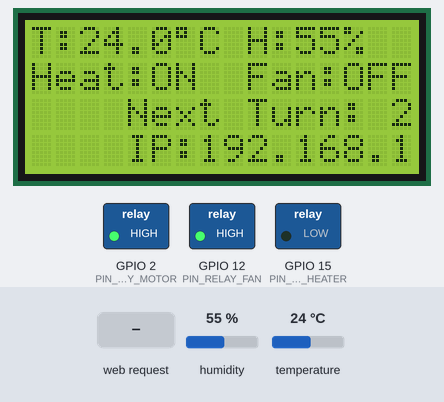
The sketch below on a simulated ESP32. Parts: 16×4 character LCD, switched loads named in the sketch (green lamp = pin HIGH). The inputs (shaded band) are chosen by the test bench; at power-on: temperature 24 °C, humidity 55 %. WiFi joins after 1.5 s; servers stay silent unless stated; the camera gives no picture; what the sketch prints to the serial monitor is not drawn.

Above: at 5.1 s.
5.2 s: HTTP request GET /turn received
At 6.7 s:
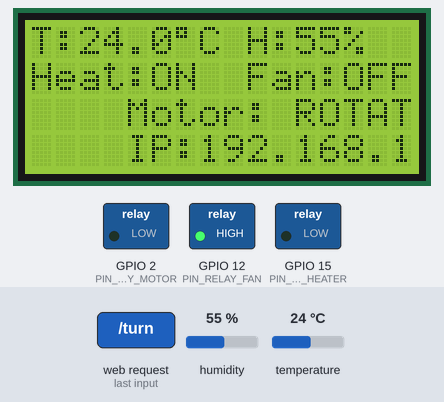
7.5 s: temperature set to 37.3 °C
At 8.6 s:
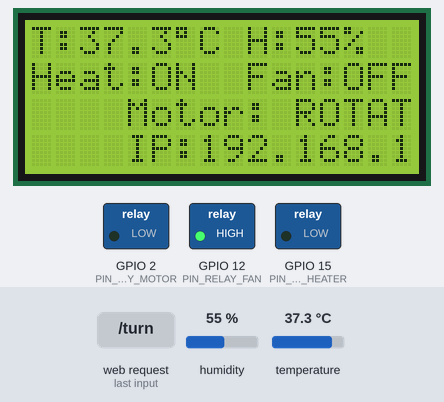
9.4 s: temperature set to 38 °C
At 18.3 s:
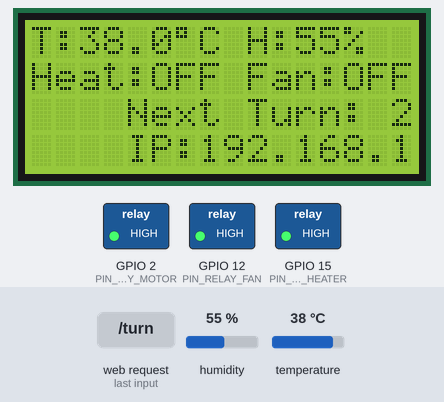
18.4 s: temperature set to 39 °C
At 21.1 s:
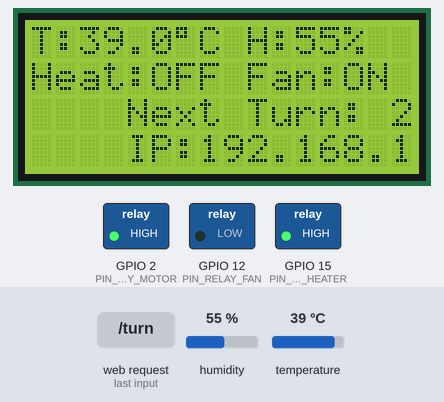
21.4 s: HTTP request GET /turn received
At 22.7 s:
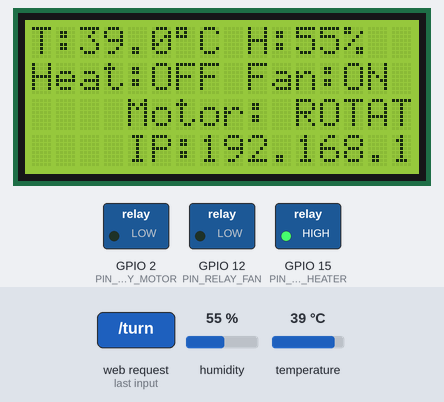
23.5 s: temperature set to 12 °C
At 25.3 s:
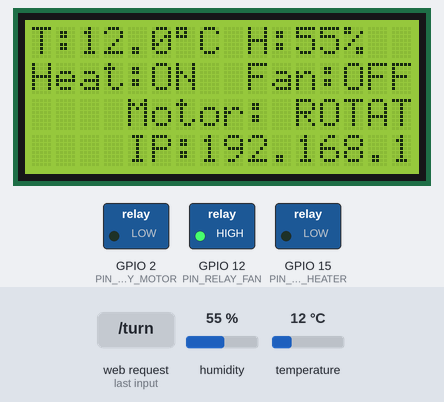
Timing chart, 0 to 35.4 s (numbered marks = the images above; inputs shaded):
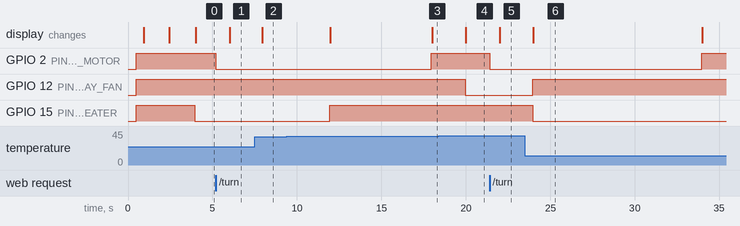

Measured:
- the behaviour switches between 37.9 and 38 °C on temperature (found by bisection; images 2 and 3)
- the behaviour switches between 38.1 and 38.2 °C on temperature (found by bisection; images 3 and 4)
- after the input at 5.2 s, GPIO 2 (PIN_RELAY_MOTOR): HIGH → LOW at once; the display: changes after 0.82 s (image 1)
- after the input at 7.5 s, the display: changes after 0.46 s (image 2)
- after the input at 9.4 s, GPIO 15 (PIN_RELAY_HEATER): LOW → HIGH after 2.6 s; the display: first changes after 2.6 s (image 3 shows a later state)
- after the input at 18.4 s, GPIO 12 (PIN_RELAY_FAN): HIGH → LOW after 1.6 s; the display: changes after 1.6 s (image 4)
- after the input at 21.4 s, GPIO 2 (PIN_RELAY_MOTOR): HIGH → LOW at once; the display: changes after 0.62 s (image 5)
- after the input at 23.5 s, GPIO 12 (PIN_RELAY_FAN): LOW → HIGH after 0.46 s; GPIO 15 (PIN_RELAY_HEATER): HIGH → LOW after 0.46 s; the display: changes after 0.49 s (image 6)

The sketch:

esp32_incubator.ino
```cpp
/**
 * ====================================================================================
 * SISTEM CERDAS MONITORING PENETASAN TELUR AYAM - UNIT PENETASAN (INCUBATOR)
 * Board: AI Thinker ESP32-CAM
 *
 * Fitur:
 * 1. Kamera Overhead OV2640 untuk snapshot citra telur otomatis (disimpan ke PC / YOLOv8).
 * 2. Sensor DHT22 untuk pemantauan suhu & kelembaban real-time.
 * 3. Kontrol Relay Lampu Pemanas otomatis (Hysteresis Thermostat 37.5°C - 38.0°C).
 * 4. Kontrol Relay Kipas Sirkulasi (Overheat protection > 38.2°C).
 * 5. Kontrol Relay Dinamo Pembalik Telur Asinkron otomatis terjadwal (Timer).
 * 6. Tampilan status LCD 16x4 I2C (Wire SDA=13, SCL=14).
 * 7. HTTP REST Server (/capture, /status, /turn).
 * ====================================================================================
 */

#include "esp_camera.h"
#include <WiFi.h>
#include <WebServer.h>
#include <Wire.h>
#include <LiquidCrystal_I2C.h>
#include "DHT.h"

// ─── 1. KONFIGURASI WIFI ───────────────────────────────────────────────────────────
const char* WIFI_SSID     = "NAMA_WIFI_ANDA";
const char* WIFI_PASSWORD = "PASSWORD_WIFI_ANDA";

// ─── 2. PIN DEFINITION ─────────────────────────────────────────────────────────────
#define PIN_I2C_SDA     13    // SDA LCD I2C
#define PIN_I2C_SCL     14    // SCL LCD I2C
#define PIN_DHT         16    // Data pin DHT22
#define PIN_RELAY_HEATER 15   // Relay 1: Lampu Pemanas AC 220V
#define PIN_RELAY_MOTOR  2    // Relay 2: Dinamo Pembalik Telur
#define PIN_RELAY_FAN   12    // Relay 3: Kipas Sirkulasi / Buang

#define DHTTYPE         DHT22 // Sensor DHT22 (AM2302)

// Modul Relay Active LOW (LOW = ON, HIGH = OFF)
#define RELAY_ON        LOW
#define RELAY_OFF       HIGH

// ─── 3. PARAMETER KONTROL INKUBATOR ────────────────────────────────────────────────
float tempSetpointMin = 37.5; // Batas bawah lampu ON (°C)
float tempSetpointMax = 38.0; // Batas atas lampu OFF (°C)
float tempFanTrigger  = 38.2; // Batas atas kipas aktif (°C)

// Interval Pembalikan Telur (Default: Tiap 3 jam sekali, motor menyala 12 detik)
unsigned long motorIntervalMs = 3UL * 60UL * 60UL * 1000UL; // 3 jam
unsigned long motorDurationMs = 12000UL;                    // 12 detik rotasi
unsigned long lastMotorTurn   = 0;
bool isMotorRunning           = false;
unsigned long motorStartTime  = 0;

// Variabel Sensor Real-time
float currentTemp = 0.0;
float currentHum  = 0.0;
bool heaterState  = false;
bool fanState     = false;

// Objek Hardware
DHT dht(PIN_DHT, DHTTYPE);
LiquidCrystal_I2C lcd(0x27, 16, 4); // Alamat I2C umum 0x27 atau 0x3F
WebServer server(80);

// ─── 4. PIN KAMERA AI-THINKER OV2640 ───────────────────────────────────────────────
#define PWDN_GPIO_NUM     32
#define RESET_GPIO_NUM    -1
#define XCLK_GPIO_NUM      0
#define SIOD_GPIO_NUM     26
#define SIOC_GPIO_NUM     27

#define Y9_GPIO_NUM       35
#define Y8_GPIO_NUM       34
#define Y7_GPIO_NUM       39
#define Y6_GPIO_NUM       36
#define Y5_GPIO_NUM       21
#define Y4_GPIO_NUM       19
#define Y3_GPIO_NUM       18
#define Y2_GPIO_NUM        5
#define VSYNC_GPIO_NUM    25
#define HREF_GPIO_NUM     23
#define PCLK_GPIO_NUM     22

// ─── 5. FUNGSI INISIALISASI KAMERA ─────────────────────────────────────────────────
bool initCamera() {
  camera_config_t config;
  config.ledc_channel = LEDC_CHANNEL_0;
  config.ledc_timer = LEDC_TIMER_0;
  config.pin_d0 = Y2_GPIO_NUM;
  config.pin_d1 = Y3_GPIO_NUM;
  config.pin_d2 = Y4_GPIO_NUM;
  config.pin_d3 = Y5_GPIO_NUM;
  config.pin_d4 = Y6_GPIO_NUM;
  config.pin_d5 = Y7_GPIO_NUM;
  config.pin_d6 = Y8_GPIO_NUM;
  config.pin_d7 = Y9_GPIO_NUM;
  config.pin_xclk = XCLK_GPIO_NUM;
  config.pin_pclk = PCLK_GPIO_NUM;
  config.pin_vsync = VSYNC_GPIO_NUM;
  config.pin_href = HREF_GPIO_NUM;
  config.pin_sccb_sda = SIOD_GPIO_NUM;
  config.pin_sccb_scl = SIOC_GPIO_NUM;
  config.pin_pwdn = PWDN_GPIO_NUM;
  config.pin_reset = RESET_GPIO_NUM;
  config.xclk_freq_hz = 20000000;
  config.pixel_format = PIXFORMAT_JPEG;

  if (psramFound()) {
    config.frame_size = FRAMESIZE_UXGA; // 1600x1200 untuk ketajaman deteksi telur
    config.jpeg_quality = 10;           // 0-63, angka lebih kecil kualitas lebih tinggi
    config.fb_count = 2;
  } else {
    config.frame_size = FRAMESIZE_SVGA;
    config.jpeg_quality = 12;
    config.fb_count = 1;
  }

  esp_err_t err = esp_camera_init(&config);
  if (err != ESP_OK) {
    Serial.printf("Kamera gagal diinisialisasi: 0x%x\n", err);
    return false;
  }

  sensor_t * s = esp_camera_sensor_get();
  s->set_vflip(s, 1);       // Balik vertikal jika posisi kamera di atap terbalik
  s->set_brightness(s, 1);  // Naikkan sedikit brightness untuk interior inkubator
  s->set_contrast(s, 1);
  return true;
}

// ─── 6. HANDLER HTTP ENDPOINTS ────────────────────────────────────────────────────

// Endpoint: GET /capture (Mengirim JPEG snapshot langsung ke klien Python/PC)
void handleCapture() {
  camera_fb_t * fb = esp_camera_fb_get();
  if (!fb) {
    server.send(500, "text/plain", "Kamera gagal mengambil frame!");
    return;
  }
  server.sendHeader("Content-Disposition", "inline; filename=egg_snapshot.jpg");
  server.sendHeader("Access-Control-Allow-Origin", "*");
  server.setContentLength(fb->len);
  server.send(200, "image/jpeg", "");

  WiFiClient client = server.client();
  client.write(fb->buf, fb->len);
  esp_camera_fb_return(fb);
}

// Endpoint: GET /status (JSON status sensor & aktuator)
void handleStatus() {
  unsigned long timeSinceLastTurn = millis() - lastMotorTurn;
  long nextTurnInSec = (motorIntervalMs > timeSinceLastTurn) ? (motorIntervalMs - timeSinceLastTurn) / 1000 : 0;

  String json = "{";
  json += "\"temperature\":" + String(currentTemp, 2) + ",";
  json += "\"humidity\":" + String(currentHum, 1) + ",";
  json += "\"heater\":" + String(heaterState ? "true" : "false") + ",";
  json += "\"fan\":" + String(fanState ? "true" : "false") + ",";
  json += "\"motor_running\":" + String(isMotorRunning ? "true" : "false") + ",";
  json += "\"next_turn_sec\":" + String(nextTurnInSec) + ",";
  json += "\"ip\":\"" + WiFi.localIP().toString() + "\"";
  json += "}";

  server.sendHeader("Access-Control-Allow-Origin", "*");
  server.send(200, "application/json", json);
}

// Endpoint: POST/GET /turn (Picu motor pembalik telur manual)
void handleManualTurn() {
  triggerMotorTurn();
  server.sendHeader("Access-Control-Allow-Origin", "*");
  server.send(200, "text/plain", "Motor pembalik telur aktif!");
}

// ─── 7. LOGIKA KONTROL AKTUATOR ───────────────────────────────────────────────────

void triggerMotorTurn() {
  digitalWrite(PIN_RELAY_MOTOR, RELAY_ON);
  isMotorRunning = true;
  motorStartTime = millis();
  Serial.println("[MOTOR] Pembalik telur MULAI berputar.");
}

void updateThermostat() {
  if (isnan(currentTemp) || currentTemp <= 0) return;

  // Kontrol Pemanas (Heater) dengan Histeresis
  if (currentTemp < tempSetpointMin) {
    digitalWrite(PIN_RELAY_HEATER, RELAY_ON);
    heaterState = true;
  } else if (currentTemp >= tempSetpointMax) {
    digitalWrite(PIN_RELAY_HEATER, RELAY_OFF);
    heaterState = false;
  }

  // Kontrol Kipas Pendingin / Sirkulasi jika suhu terlalu panas
  if (currentTemp >= tempFanTrigger) {
    digitalWrite(PIN_RELAY_FAN, RELAY_ON);
    fanState = true;
  } else {
    digitalWrite(PIN_RELAY_FAN, RELAY_OFF);
    fanState = false;
  }

  // Kontrol Timer Pembalik Telur
  unsigned long now = millis();
  if (!isMotorRunning) {
    if (now - lastMotorTurn >= motorIntervalMs) {
      triggerMotorTurn();
    }
  } else {
    if (now - motorStartTime >= motorDurationMs) {
      digitalWrite(PIN_RELAY_MOTOR, RELAY_OFF);
      isMotorRunning = false;
      lastMotorTurn = now;
      Serial.println("[MOTOR] Pembalik telur SELESAI berputar.");
    }
  }
}

// ─── 8. UPDATE LCD 16x4 ───────────────────────────────────────────────────────────
void updateLcd() {
  // Baris 0: Suhu & Hum
  lcd.setCursor(0, 0);
  lcd.print("T:");
  if (isnan(currentTemp)) lcd.print("ERR  ");
  else {
    lcd.print(currentTemp, 1);
    lcd.print((char)223); // Simbol derajat °
    lcd.print("C ");
  }

  lcd.print("H:");
  if (isnan(currentHum)) lcd.print("ERR ");
  else {
    lcd.print((int)currentHum);
    lcd.print("%  ");
  }

  // Baris 1: Status Heater & Kipas
  lcd.setCursor(0, 1);
  lcd.print("Heat:");
  lcd.print(heaterState ? "ON " : "OFF");
  lcd.print(" Fan:");
  lcd.print(fanState ? "ON " : "OFF");

  // Baris 2: Status Dinamo Pembalik
  lcd.setCursor(0, 2);
  if (isMotorRunning) {
    lcd.print("Motor: ROTATING...  ");
  } else {
    unsigned long timePassed = millis() - lastMotorTurn;
    long secLeft = (motorIntervalMs > timePassed) ? (motorIntervalMs - timePassed) / 1000 : 0;
    int m = secLeft / 60;
    lcd.print("Next Turn: ");
    if (m >= 60) {
      lcd.print(m / 60);
      lcd.print("j ");
      lcd.print(m % 60);
      lcd.print("m  ");
    } else {
      lcd.print(m);
      lcd.print("m    ");
    }
  }

  // Baris 3: IP Address ESP32-CAM
  lcd.setCursor(0, 3);
  lcd.print("IP:");
  lcd.print(WiFi.localIP().toString());
}

// ─── SETUP & LOOP ─────────────────────────────────────────────────────────────────
void setup() {
  Serial.begin(115200);
  delay(500);
  Serial.println("\n[SYSTEM] Inisialisasi ESP32-CAM Incubator...");

  // Konfigurasi Pin Relay
  pinMode(PIN_RELAY_HEATER, OUTPUT);
  pinMode(PIN_RELAY_MOTOR, OUTPUT);
  pinMode(PIN_RELAY_FAN, OUTPUT);

  // Default Relay OFF
  digitalWrite(PIN_RELAY_HEATER, RELAY_OFF);
  digitalWrite(PIN_RELAY_MOTOR, RELAY_OFF);
  digitalWrite(PIN_RELAY_FAN, RELAY_OFF);

  // Inisialisasi Software I2C untuk LCD 16x4
  Wire.begin(PIN_I2C_SDA, PIN_I2C_SCL);
  lcd.init();
  lcd.backlight();
  lcd.setCursor(0, 0);
  lcd.print("SISTEM PENETASAN");
  lcd.setCursor(0, 1);
  lcd.print("Inisialisasi...");

  // Inisialisasi Sensor DHT22
  dht.begin();

  // Inisialisasi Kamera
  if (!initCamera()) {
    lcd.setCursor(0, 2);
    lcd.print("Kamera: GAGAL!");
  } else {
    lcd.setCursor(0, 2);
    lcd.print("Kamera: OK");
  }

  // Sambungkan ke WiFi
  WiFi.mode(WIFI_STA);
  WiFi.begin(WIFI_SSID, WIFI_PASSWORD);
  lcd.setCursor(0, 3);
  lcd.print("WiFi Connecting");

  int attempts = 0;
  while (WiFi.status() != WL_CONNECTED && attempts < 25) {
    delay(500);
    Serial.print(".");
    attempts++;
  }

  if (WiFi.status() == WL_CONNECTED) {
    Serial.println("\n[WIFI] Terhubung! IP: " + WiFi.localIP().toString());
    lcd.clear();
    lcd.setCursor(0, 0);
    lcd.print("WiFi Connected!");
    lcd.setCursor(0, 1);
    lcd.print(WiFi.localIP().toString());
    delay(1500);
  } else {
    Serial.println("\n[WIFI] Gagal terhubung ke AP!");
    lcd.clear();
    lcd.setCursor(0, 0);
    lcd.print("WiFi Timeout!");
  }

  // Daftarkan Web Endpoints
  server.on("/capture", HTTP_GET, handleCapture);
  server.on("/status", HTTP_GET, handleStatus);
  server.on("/turn", HTTP_GET, handleManualTurn);
  server.begin();
  Serial.println("[HTTP] Server siap di port 80");

  lastMotorTurn = millis();
}

unsigned long lastSensorRead = 0;
unsigned long lastLcdUpdate = 0;

void loop() {
  server.handleClient();

  unsigned long now = millis();

  // Baca Sensor setiap 2 detik
  if (now - lastSensorRead >= 2000) {
    lastSensorRead = now;
    float t = dht.readTemperature();
    float h = dht.readHumidity();

    if (!isnan(t) && !isnan(h)) {
      currentTemp = t;
      currentHum  = h;
    }
    updateThermostat();
  }

  // Update Tampilan LCD setiap 1 detik
  if (now - lastLcdUpdate >= 1000) {
    lastLcdUpdate = now;
    updateLcd();
  }
}
```
